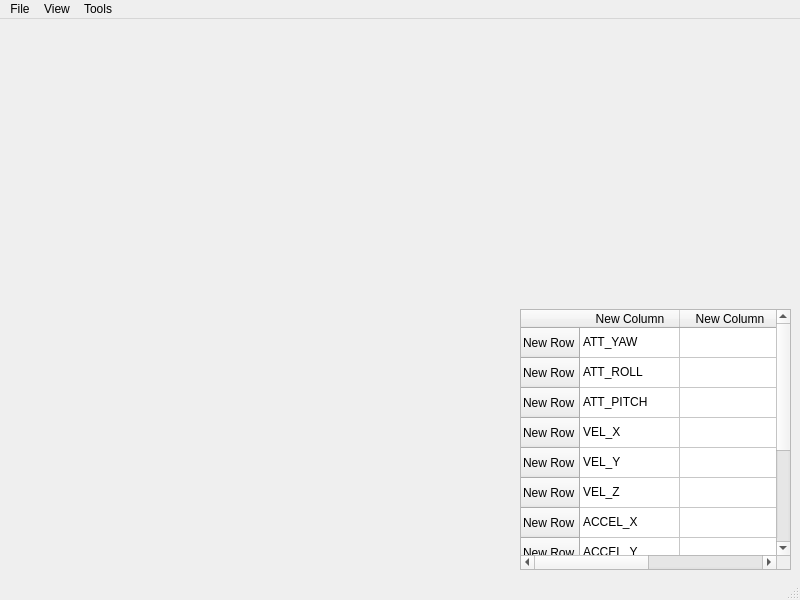
<?xml version="1.0" encoding="UTF-8"?>
<ui version="4.0">
 <class>MainWindow</class>
 <widget class="QMainWindow" name="MainWindow">
  <property name="geometry">
   <rect>
    <x>0</x>
    <y>0</y>
    <width>800</width>
    <height>600</height>
   </rect>
  </property>
  <property name="windowTitle">
   <string>MainWindow</string>
  </property>
  <widget class="QWidget" name="centralwidget">
   <widget class="QTableWidget" name="tableWidget">
    <property name="geometry">
     <rect>
      <x>520</x>
      <y>290</y>
      <width>271</width>
      <height>261</height>
     </rect>
    </property>
    <row>
     <property name="text">
      <string>New Row</string>
     </property>
    </row>
    <row>
     <property name="text">
      <string>New Row</string>
     </property>
    </row>
    <row>
     <property name="text">
      <string>New Row</string>
     </property>
    </row>
    <row>
     <property name="text">
      <string>New Row</string>
     </property>
    </row>
    <row>
     <property name="text">
      <string>New Row</string>
     </property>
    </row>
    <row>
     <property name="text">
      <string>New Row</string>
     </property>
    </row>
    <row>
     <property name="text">
      <string>New Row</string>
     </property>
    </row>
    <row>
     <property name="text">
      <string>New Row</string>
     </property>
    </row>
    <row>
     <property name="text">
      <string>New Row</string>
     </property>
    </row>
    <row>
     <property name="text">
      <string>New Row</string>
     </property>
    </row>
    <row>
     <property name="text">
      <string>New Row</string>
     </property>
    </row>
    <row>
     <property name="text">
      <string>New Row</string>
     </property>
    </row>
    <column>
     <property name="text">
      <string>New Column</string>
     </property>
    </column>
    <column>
     <property name="text">
      <string>New Column</string>
     </property>
    </column>
    <item row="0" column="0">
     <property name="text">
      <string>ATT_YAW</string>
     </property>
    </item>
    <item row="0" column="1">
     <property name="text">
      <string/>
     </property>
    </item>
    <item row="1" column="0">
     <property name="text">
      <string>ATT_ROLL</string>
     </property>
    </item>
    <item row="2" column="0">
     <property name="text">
      <string>ATT_PITCH</string>
     </property>
    </item>
    <item row="3" column="0">
     <property name="text">
      <string>VEL_X</string>
     </property>
    </item>
    <item row="4" column="0">
     <property name="text">
      <string>VEL_Y</string>
     </property>
    </item>
    <item row="5" column="0">
     <property name="text">
      <string>VEL_Z</string>
     </property>
    </item>
    <item row="6" column="0">
     <property name="text">
      <string>ACCEL_X</string>
     </property>
    </item>
    <item row="7" column="0">
     <property name="text">
      <string>ACCEL_Y</string>
     </property>
    </item>
    <item row="8" column="0">
     <property name="text">
      <string>ACCEL_Z</string>
     </property>
    </item>
    <item row="9" column="0">
     <property name="text">
      <string>GYRO_X</string>
     </property>
    </item>
    <item row="10" column="0">
     <property name="text">
      <string>GYRO_Y</string>
     </property>
    </item>
    <item row="11" column="0">
     <property name="text">
      <string>GYRO_Z</string>
     </property>
    </item>
   </widget>
   <widget class="QwtPlot" name="qwtPlot">
    <property name="geometry">
     <rect>
      <x>370</x>
      <y>40</y>
      <width>400</width>
      <height>200</height>
     </rect>
    </property>
   </widget>
  </widget>
  <widget class="QMenuBar" name="menubar">
   <property name="geometry">
    <rect>
     <x>0</x>
     <y>0</y>
     <width>800</width>
     <height>25</height>
    </rect>
   </property>
   <widget class="QMenu" name="menuFile">
    <property name="title">
     <string>File</string>
    </property>
    <addaction name="actionOpen"/>
    <addaction name="actionSave"/>
   </widget>
   <widget class="QMenu" name="menuView">
    <property name="title">
     <string>View</string>
    </property>
   </widget>
   <widget class="QMenu" name="menuTools">
    <property name="title">
     <string>Tools</string>
    </property>
   </widget>
   <addaction name="menuFile"/>
   <addaction name="menuView"/>
   <addaction name="menuTools"/>
  </widget>
  <widget class="QStatusBar" name="statusbar"/>
  <action name="actionOpen">
   <property name="text">
    <string>Open</string>
   </property>
  </action>
  <action name="actionSave">
   <property name="text">
    <string>Save</string>
   </property>
  </action>
 </widget>
 <customwidgets>
  <customwidget>
   <class>QwtPlot</class>
   <extends>QFrame</extends>
   <header>qwt_plot.h</header>
  </customwidget>
 </customwidgets>
 <resources/>
 <connections/>
</ui>
